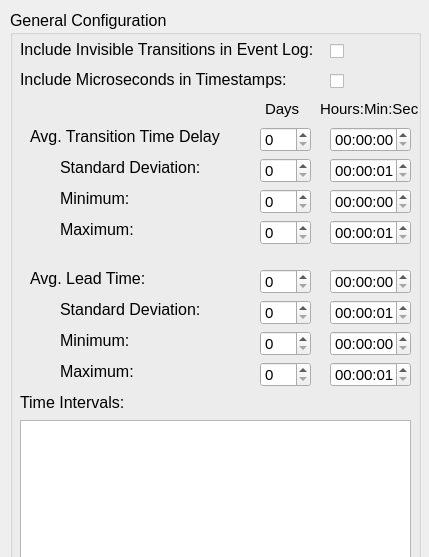
    <widget class="QWidget" name="scrollAreaWidgetContents">
     <property name="geometry">
      <rect>
       <x>0</x>
       <y>0</y>
       <width>429</width>
       <height>557</height>
      </rect>
     </property>
     <widget class="QGroupBox" name="general_config_2">
      <property name="geometry">
       <rect>
        <x>10</x>
        <y>10</y>
        <width>411</width>
        <height>651</height>
       </rect>
      </property>
      <property name="font">
       <font>
        <pointsize>12</pointsize>
       </font>
      </property>
      <property name="autoFillBackground">
       <bool>false</bool>
      </property>
      <property name="title">
       <string>General Configuration</string>
      </property>
      <property name="flat">
       <bool>false</bool>
      </property>
      <property name="checkable">
       <bool>false</bool>
      </property>
      <widget class="QWidget" name="avg_trans_delay" native="true">
       <property name="geometry">
        <rect>
         <x>20</x>
         <y>117</y>
         <width>391</width>
         <height>25</height>
        </rect>
       </property>
       <property name="toolTip">
        <string>&lt;html&gt;&lt;head/&gt;&lt;body&gt;&lt;p&gt;These settings influence the amount of time that passes before a transition is fired after the previous transition finished. These general settings are used for all transitions for which no individual settings are provided.&lt;/p&gt;&lt;/body&gt;&lt;/html&gt;</string>
       </property>
       <widget class="QLabel" name="output_dir_label_16">
        <property name="geometry">
         <rect>
          <x>0</x>
          <y>0</y>
          <width>191</width>
          <height>21</height>
         </rect>
        </property>
        <property name="font">
         <font>
          <pointsize>12</pointsize>
         </font>
        </property>
        <property name="text">
         <string>Avg. Transition Time Delay:</string>
        </property>
        <property name="alignment">
         <set>Qt::AlignLeading|Qt::AlignLeft|Qt::AlignTop</set>
        </property>
       </widget>
       <widget class="QTimeEdit" name="avg_trans_delay_time_input">
        <property name="geometry">
         <rect>
          <x>300</x>
          <y>0</y>
          <width>81</width>
          <height>25</height>
         </rect>
        </property>
        <property name="font">
         <font>
          <pointsize>11</pointsize>
         </font>
        </property>
        <property name="minimumTime">
         <time>
          <hour>0</hour>
          <minute>0</minute>
          <second>0</second>
         </time>
        </property>
        <property name="displayFormat">
         <string>HH:mm:ss</string>
        </property>
        <property name="time">
         <time>
          <hour>0</hour>
          <minute>0</minute>
          <second>0</second>
         </time>
        </property>
       </widget>
       <widget class="QSpinBox" name="avg_trans_delay_days_input">
        <property name="geometry">
         <rect>
          <x>230</x>
          <y>0</y>
          <width>51</width>
          <height>25</height>
         </rect>
        </property>
        <property name="font">
         <font>
          <pointsize>11</pointsize>
         </font>
        </property>
        <property name="minimum">
         <number>0</number>
        </property>
        <property name="maximum">
         <number>10000</number>
        </property>
        <property name="value">
         <number>0</number>
        </property>
       </widget>
      </widget>
      <widget class="QWidget" name="time_delay_sd" native="true">
       <property name="geometry">
        <rect>
         <x>20</x>
         <y>148</y>
         <width>391</width>
         <height>25</height>
        </rect>
       </property>
       <property name="toolTip">
        <string>&lt;html&gt;&lt;head/&gt;&lt;body&gt;&lt;p&gt;These settings influence the amount of time that passes before a transition is fired after the previous transition finished. These general settings are used for all transitions for which no individual settings are provided.&lt;/p&gt;&lt;/body&gt;&lt;/html&gt;</string>
       </property>
       <widget class="QLabel" name="output_dir_label_18">
        <property name="geometry">
         <rect>
          <x>30</x>
          <y>0</y>
          <width>181</width>
          <height>21</height>
         </rect>
        </property>
        <property name="font">
         <font>
          <pointsize>12</pointsize>
         </font>
        </property>
        <property name="text">
         <string>Standard Deviation:</string>
        </property>
        <property name="alignment">
         <set>Qt::AlignLeading|Qt::AlignLeft|Qt::AlignTop</set>
        </property>
       </widget>
       <widget class="QSpinBox" name="time_delay_sd_days_input">
        <property name="geometry">
         <rect>
          <x>230</x>
          <y>0</y>
          <width>51</width>
          <height>25</height>
         </rect>
        </property>
        <property name="font">
         <font>
          <pointsize>11</pointsize>
         </font>
        </property>
        <property name="minimum">
         <number>0</number>
        </property>
        <property name="maximum">
         <number>10000</number>
        </property>
        <property name="value">
         <number>0</number>
        </property>
       </widget>
       <widget class="QTimeEdit" name="time_delay_sd_time_input">
        <property name="geometry">
         <rect>
          <x>300</x>
          <y>0</y>
          <width>81</width>
          <height>25</height>
         </rect>
        </property>
        <property name="font">
         <font>
          <pointsize>11</pointsize>
         </font>
        </property>
        <property name="minimumTime">
         <time>
          <hour>0</hour>
          <minute>0</minute>
          <second>1</second>
         </time>
        </property>
        <property name="displayFormat">
         <string>HH:mm:ss</string>
        </property>
        <property name="time">
         <time>
          <hour>0</hour>
          <minute>0</minute>
          <second>1</second>
         </time>
        </property>
       </widget>
      </widget>
      <widget class="QWidget" name="delay_time_delay_minimum" native="true">
       <property name="geometry">
        <rect>
         <x>20</x>
         <y>179</y>
         <width>391</width>
         <height>25</height>
        </rect>
       </property>
       <property name="toolTip">
        <string>&lt;html&gt;&lt;head/&gt;&lt;body&gt;&lt;p&gt;These settings influence the amount of time that passes before a transition is fired after the previous transition finished. These general settings are used for all transitions for which no individual settings are provided.&lt;/p&gt;&lt;/body&gt;&lt;/html&gt;</string>
       </property>
       <widget class="QLabel" name="output_dir_label_20">
        <property name="geometry">
         <rect>
          <x>30</x>
          <y>0</y>
          <width>191</width>
          <height>21</height>
         </rect>
        </property>
        <property name="font">
         <font>
          <pointsize>12</pointsize>
         </font>
        </property>
        <property name="text">
         <string>Minimum:</string>
        </property>
        <property name="alignment">
         <set>Qt::AlignLeading|Qt::AlignLeft|Qt::AlignTop</set>
        </property>
       </widget>
       <widget class="QSpinBox" name="time_delay_minimum_days_input">
        <property name="geometry">
         <rect>
          <x>230</x>
          <y>0</y>
          <width>51</width>
          <height>25</height>
         </rect>
        </property>
        <property name="font">
         <font>
          <pointsize>11</pointsize>
         </font>
        </property>
        <property name="minimum">
         <number>0</number>
        </property>
        <property name="maximum">
         <number>10000</number>
        </property>
        <property name="value">
         <number>0</number>
        </property>
       </widget>
       <widget class="QTimeEdit" name="time_delay_minimum_time_input">
        <property name="geometry">
         <rect>
          <x>300</x>
          <y>0</y>
          <width>81</width>
          <height>25</height>
         </rect>
        </property>
        <property name="font">
         <font>
          <pointsize>11</pointsize>
         </font>
        </property>
        <property name="displayFormat">
         <string>HH:mm:ss</string>
        </property>
       </widget>
      </widget>
      <widget class="QWidget" name="delay_time_delay_maximum" native="true">
       <property name="geometry">
        <rect>
         <x>20</x>
         <y>210</y>
         <width>391</width>
         <height>25</height>
        </rect>
       </property>
       <property name="toolTip">
        <string>&lt;html&gt;&lt;head/&gt;&lt;body&gt;&lt;p&gt;These settings influence the amount of time that passes before a transition is fired after the previous transition finished. These general settings are used for all transitions for which no individual settings are provided.&lt;/p&gt;&lt;/body&gt;&lt;/html&gt;</string>
       </property>
       <widget class="QLabel" name="output_dir_label_19">
        <property name="geometry">
         <rect>
          <x>30</x>
          <y>0</y>
          <width>141</width>
          <height>21</height>
         </rect>
        </property>
        <property name="font">
         <font>
          <pointsize>12</pointsize>
         </font>
        </property>
        <property name="text">
         <string>Maximum:</string>
        </property>
        <property name="alignment">
         <set>Qt::AlignLeading|Qt::AlignLeft|Qt::AlignTop</set>
        </property>
       </widget>
       <widget class="QTimeEdit" name="time_delay_maximum_time_input">
        <property name="geometry">
         <rect>
          <x>300</x>
          <y>0</y>
          <width>81</width>
          <height>25</height>
         </rect>
        </property>
        <property name="font">
         <font>
          <pointsize>11</pointsize>
         </font>
        </property>
        <property name="minimumTime">
         <time>
          <hour>0</hour>
          <minute>0</minute>
          <second>1</second>
         </time>
        </property>
        <property name="displayFormat">
         <string>HH:mm:ss</string>
        </property>
        <property name="time">
         <time>
          <hour>0</hour>
          <minute>0</minute>
          <second>1</second>
         </time>
        </property>
       </widget>
       <widget class="QSpinBox" name="time_delay_maximum_days_input">
        <property name="geometry">
         <rect>
          <x>230</x>
          <y>0</y>
          <width>51</width>
          <height>25</height>
         </rect>
        </property>
        <property name="font">
         <font>
          <pointsize>11</pointsize>
         </font>
        </property>
        <property name="minimum">
         <number>0</number>
        </property>
        <property name="maximum">
         <number>10000</number>
        </property>
        <property name="value">
         <number>0</number>
        </property>
       </widget>
      </widget>
      <widget class="QLabel" name="hours_min_sec">
       <property name="geometry">
        <rect>
         <x>310</x>
         <y>90</y>
         <width>101</width>
         <height>23</height>
        </rect>
       </property>
       <property name="font">
        <font>
         <pointsize>11</pointsize>
        </font>
       </property>
       <property name="text">
        <string>Hours:Min:Sec</string>
       </property>
       <property name="alignment">
        <set>Qt::AlignLeading|Qt::AlignLeft|Qt::AlignTop</set>
       </property>
      </widget>
      <widget class="QLabel" name="days">
       <property name="geometry">
        <rect>
         <x>255</x>
         <y>90</y>
         <width>41</width>
         <height>23</height>
        </rect>
       </property>
       <property name="font">
        <font>
         <pointsize>11</pointsize>
        </font>
       </property>
       <property name="text">
        <string>Days</string>
       </property>
       <property name="alignment">
        <set>Qt::AlignLeading|Qt::AlignLeft|Qt::AlignTop</set>
       </property>
      </widget>
      <widget class="QWidget" name="lead_time_delay_maximum" native="true">
       <property name="geometry">
        <rect>
         <x>20</x>
         <y>352</y>
         <width>391</width>
         <height>25</height>
        </rect>
       </property>
       <property name="toolTip">
        <string>&lt;html&gt;&lt;head/&gt;&lt;body&gt;&lt;p&gt;These settings influence the amount of time that is needed for the completion of a transition. These general settings are used for all transitions for which no individual settings are provided.&lt;/p&gt;&lt;/body&gt;&lt;/html&gt;</string>
       </property>
       <widget class="QLabel" name="output_dir_label_28">
        <property name="geometry">
         <rect>
          <x>30</x>
          <y>0</y>
          <width>171</width>
          <height>21</height>
         </rect>
        </property>
        <property name="font">
         <font>
          <pointsize>12</pointsize>
         </font>
        </property>
        <property name="text">
         <string>Maximum:</string>
        </property>
        <property name="alignment">
         <set>Qt::AlignLeading|Qt::AlignLeft|Qt::AlignTop</set>
        </property>
       </widget>
       <widget class="QTimeEdit" name="time_lead_maximum_time_input">
        <property name="geometry">
         <rect>
          <x>300</x>
          <y>0</y>
          <width>81</width>
          <height>25</height>
         </rect>
        </property>
        <property name="font">
         <font>
          <pointsize>11</pointsize>
         </font>
        </property>
        <property name="minimumTime">
         <time>
          <hour>0</hour>
          <minute>0</minute>
          <second>1</second>
         </time>
        </property>
        <property name="displayFormat">
         <string>HH:mm:ss</string>
        </property>
        <property name="time">
         <time>
          <hour>0</hour>
          <minute>0</minute>
          <second>1</second>
         </time>
        </property>
       </widget>
       <widget class="QSpinBox" name="time_lead_maximum_days_input">
        <property name="geometry">
         <rect>
          <x>230</x>
          <y>0</y>
          <width>51</width>
          <height>25</height>
         </rect>
        </property>
        <property name="font">
         <font>
          <pointsize>11</pointsize>
         </font>
        </property>
        <property name="minimum">
         <number>0</number>
        </property>
        <property name="maximum">
         <number>10000</number>
        </property>
        <property name="value">
         <number>0</number>
        </property>
       </widget>
      </widget>
      <widget class="QWidget" name="lead_time_delay_minimum" native="true">
       <property name="geometry">
        <rect>
         <x>20</x>
         <y>321</y>
         <width>391</width>
         <height>25</height>
        </rect>
       </property>
       <property name="toolTip">
        <string>&lt;html&gt;&lt;head/&gt;&lt;body&gt;&lt;p&gt;These settings influence the amount of time that is needed for the completion of a transition. These general settings are used for all transitions for which no individual settings are provided.&lt;/p&gt;&lt;/body&gt;&lt;/html&gt;</string>
       </property>
       <widget class="QLabel" name="output_dir_label_29">
        <property name="geometry">
         <rect>
          <x>30</x>
          <y>0</y>
          <width>161</width>
          <height>21</height>
         </rect>
        </property>
        <property name="font">
         <font>
          <pointsize>12</pointsize>
         </font>
        </property>
        <property name="text">
         <string>Minimum:</string>
        </property>
        <property name="alignment">
         <set>Qt::AlignLeading|Qt::AlignLeft|Qt::AlignTop</set>
        </property>
       </widget>
       <widget class="QSpinBox" name="time_lead_minimum_days_input">
        <property name="geometry">
         <rect>
          <x>230</x>
          <y>0</y>
          <width>51</width>
          <height>25</height>
         </rect>
        </property>
        <property name="font">
         <font>
          <pointsize>11</pointsize>
         </font>
        </property>
        <property name="minimum">
         <number>0</number>
        </property>
        <property name="maximum">
         <number>10000</number>
        </property>
        <property name="value">
         <number>0</number>
        </property>
       </widget>
       <widget class="QTimeEdit" name="time_lead_minimum_time_input">
        <property name="geometry">
         <rect>
          <x>300</x>
          <y>0</y>
          <width>81</width>
          <height>25</height>
         </rect>
        </property>
        <property name="font">
         <font>
          <pointsize>11</pointsize>
         </font>
        </property>
        <property name="displayFormat">
         <string>HH:mm:ss</string>
        </property>
       </widget>
      </widget>
      <widget class="QWidget" name="avg_trans_delay_3" native="true">
       <property name="geometry">
        <rect>
         <x>20</x>
         <y>259</y>
         <width>391</width>
         <height>25</height>
        </rect>
       </property>
       <property name="toolTip">
        <string>&lt;html&gt;&lt;head/&gt;&lt;body&gt;&lt;p&gt;These settings influence the amount of time that is needed for the completion of a transition. These general settings are used for all transitions for which no individual settings are provided.&lt;/p&gt;&lt;/body&gt;&lt;/html&gt;</string>
       </property>
       <widget class="QLabel" name="output_dir_label_30">
        <property name="geometry">
         <rect>
          <x>0</x>
          <y>0</y>
          <width>191</width>
          <height>21</height>
         </rect>
        </property>
        <property name="font">
         <font>
          <pointsize>12</pointsize>
         </font>
        </property>
        <property name="text">
         <string>Avg. Lead Time:</string>
        </property>
        <property name="alignment">
         <set>Qt::AlignLeading|Qt::AlignLeft|Qt::AlignTop</set>
        </property>
       </widget>
       <widget class="QTimeEdit" name="avg_trans_lead_time_input">
        <property name="geometry">
         <rect>
          <x>300</x>
          <y>0</y>
          <width>81</width>
          <height>25</height>
         </rect>
        </property>
        <property name="font">
         <font>
          <pointsize>11</pointsize>
         </font>
        </property>
        <property name="minimumTime">
         <time>
          <hour>0</hour>
          <minute>0</minute>
          <second>0</second>
         </time>
        </property>
        <property name="displayFormat">
         <string>HH:mm:ss</string>
        </property>
        <property name="time">
         <time>
          <hour>0</hour>
          <minute>0</minute>
          <second>0</second>
         </time>
        </property>
       </widget>
       <widget class="QSpinBox" name="avg_trans_lead_days_input">
        <property name="geometry">
         <rect>
          <x>230</x>
          <y>0</y>
          <width>51</width>
          <height>25</height>
         </rect>
        </property>
        <property name="font">
         <font>
          <pointsize>11</pointsize>
         </font>
        </property>
        <property name="minimum">
         <number>0</number>
        </property>
        <property name="maximum">
         <number>10000</number>
        </property>
        <property name="value">
         <number>0</number>
        </property>
       </widget>
      </widget>
      <widget class="QWidget" name="lead_time_sd" native="true">
       <property name="geometry">
        <rect>
         <x>20</x>
         <y>290</y>
         <width>391</width>
         <height>25</height>
        </rect>
       </property>
       <property name="toolTip">
        <string>&lt;html&gt;&lt;head/&gt;&lt;body&gt;&lt;p&gt;These settings influence the amount of time that is needed for the completion of a transition. These general settings are used for all transitions for which no individual settings are provided.&lt;/p&gt;&lt;/body&gt;&lt;/html&gt;</string>
       </property>
       <widget class="QLabel" name="output_dir_label_27">
        <property name="geometry">
         <rect>
          <x>30</x>
          <y>0</y>
          <width>181</width>
          <height>21</height>
         </rect>
        </property>
        <property name="font">
         <font>
          <pointsize>12</pointsize>
         </font>
        </property>
        <property name="text">
         <string>Standard Deviation:</string>
        </property>
        <property name="alignment">
         <set>Qt::AlignLeading|Qt::AlignLeft|Qt::AlignTop</set>
        </property>
       </widget>
       <widget class="QSpinBox" name="time_lead_sd_days_input">
        <property name="geometry">
         <rect>
          <x>230</x>
          <y>0</y>
          <width>51</width>
          <height>25</height>
         </rect>
        </property>
        <property name="font">
         <font>
          <pointsize>11</pointsize>
         </font>
        </property>
        <property name="minimum">
         <number>0</number>
        </property>
        <property name="maximum">
         <number>10000</number>
        </property>
        <property name="value">
         <number>0</number>
        </property>
       </widget>
       <widget class="QTimeEdit" name="time_lead_sd_time_input">
        <property name="geometry">
         <rect>
          <x>300</x>
          <y>0</y>
          <width>81</width>
          <height>25</height>
         </rect>
        </property>
        <property name="font">
         <font>
          <pointsize>11</pointsize>
         </font>
        </property>
        <property name="minimumTime">
         <time>
          <hour>0</hour>
          <minute>0</minute>
          <second>1</second>
         </time>
        </property>
        <property name="displayFormat">
         <string>HH:mm:ss</string>
        </property>
        <property name="time">
         <time>
          <hour>0</hour>
          <minute>0</minute>
          <second>1</second>
         </time>
        </property>
       </widget>
      </widget>
      <widget class="QWidget" name="include_invisible_transitions" native="true">
       <property name="geometry">
        <rect>
         <x>10</x>
         <y>30</y>
         <width>391</width>
         <height>22</height>
        </rect>
       </property>
       <property name="toolTip">
        <string>&lt;html&gt;&lt;head/&gt;&lt;body&gt;&lt;p&gt;If this setting is checked the event logs will contain events corresponding to the firing of invisible transitions.&lt;/p&gt;&lt;/body&gt;&lt;/html&gt;</string>
       </property>
       <widget class="QLabel" name="output_dir_label_26">
        <property name="geometry">
         <rect>
          <x>0</x>
          <y>0</y>
          <width>301</width>
          <height>21</height>
         </rect>
        </property>
        <property name="font">
         <font>
          <pointsize>12</pointsize>
         </font>
        </property>
        <property name="text">
         <string>Include Invisible Transitions in Event Log:</string>
        </property>
        <property name="alignment">
         <set>Qt::AlignLeading|Qt::AlignLeft|Qt::AlignTop</set>
        </property>
       </widget>
       <widget class="QCheckBox" name="include_invisible_transitions_input">
        <property name="geometry">
         <rect>
          <x>310</x>
          <y>0</y>
          <width>31</width>
          <height>23</height>
         </rect>
        </property>
        <property name="text">
         <string/>
        </property>
        <property name="checked">
         <bool>false</bool>
        </property>
       </widget>
      </widget>
      <widget class="QWidget" name="include_microseconds" native="true">
       <property name="geometry">
        <rect>
         <x>10</x>
         <y>60</y>
         <width>391</width>
         <height>22</height>
        </rect>
       </property>
       <property name="toolTip">
        <string>&lt;html&gt;&lt;head/&gt;&lt;body&gt;&lt;p&gt;If this setting is checked the timestamp of events will include microsecond precision.&lt;/p&gt;&lt;/body&gt;&lt;/html&gt;</string>
       </property>
       <widget class="QLabel" name="output_dir_label_33">
        <property name="geometry">
         <rect>
          <x>0</x>
          <y>0</y>
          <width>301</width>
          <height>21</height>
         </rect>
        </property>
        <property name="font">
         <font>
          <pointsize>12</pointsize>
         </font>
        </property>
        <property name="text">
         <string>Include Microseconds in Timestamps:</string>
        </property>
        <property name="alignment">
         <set>Qt::AlignLeading|Qt::AlignLeft|Qt::AlignTop</set>
        </property>
       </widget>
       <widget class="QCheckBox" name="timestamp_millieseconds_input">
        <property name="geometry">
         <rect>
          <x>310</x>
          <y>0</y>
          <width>31</width>
          <height>23</height>
         </rect>
        </property>
        <property name="text">
         <string/>
        </property>
        <property name="checked">
         <bool>false</bool>
        </property>
       </widget>
      </widget>
      <widget class="QCheckBox" name="variance_input">
       <property name="geometry">
        <rect>
         <x>240</x>
         <y>570</y>
         <width>161</width>
         <height>23</height>
        </rect>
       </property>
       <property name="toolTip">
        <string>&lt;html&gt;&lt;head/&gt;&lt;body&gt;&lt;p&gt;This input allows you to add variance to the timestamp of an activity if the activity is at the beginning of a time interval. If this setting is not usesd all timestamps that are originally outside of the time intervals will be at the beginning of the next valid interval. &lt;/p&gt;&lt;/body&gt;&lt;/html&gt;</string>
       </property>
       <property name="text">
        <string/>
       </property>
      </widget>
      <widget class="QPlainTextEdit" name="time_intervals_input">
       <property name="geometry">
        <rect>
         <x>10</x>
         <y>410</y>
         <width>391</width>
         <height>141</height>
        </rect>
       </property>
       <property name="toolTip">
        <string>&lt;html&gt;&lt;head/&gt;&lt;body&gt;&lt;p&gt;This input allows you to restrict when the activity can be performed. Therefore, a list of time intervals can be provided. If not Intervals are provided, no restrictions aply. The following syntax has to be used:&lt;/p&gt;&lt;p align=&quot;center&quot;&gt;Mon,Tue,Wed,Thu,Fri,Sat,Sun | 07:00:00-12:00:00;&lt;/p&gt;&lt;p align=&quot;center&quot;&gt;Mon,Tue,Wed,Thu,Fri | 14:00:00-18:00:00;&lt;/p&gt;&lt;p align=&quot;center&quot;&gt;.....&lt;/p&gt;&lt;/body&gt;&lt;/html&gt;</string>
       </property>
      </widget>
      <widget class="QLabel" name="initial_value_label_7">
       <property name="geometry">
        <rect>
         <x>10</x>
         <y>570</y>
         <width>221</width>
         <height>21</height>
        </rect>
       </property>
       <property name="font">
        <font>
         <pointsize>12</pointsize>
        </font>
       </property>
       <property name="toolTip">
        <string>&lt;html&gt;&lt;head/&gt;&lt;body&gt;&lt;p&gt;This input allows you to add variance to the timestamp of an activity if the activity is at the beginning of a time interval. If this setting is not usesd all timestamps that are originally outside of the time intervals will be at the beginning of the next valid interval. &lt;/p&gt;&lt;/body&gt;&lt;/html&gt;</string>
       </property>
       <property name="text">
        <string>Add Time Interval Variance:</string>
       </property>
       <property name="alignment">
        <set>Qt::AlignLeading|Qt::AlignLeft|Qt::AlignTop</set>
       </property>
      </widget>
      <widget class="QLabel" name="initial_value_label_8">
       <property name="geometry">
        <rect>
         <x>10</x>
         <y>600</y>
         <width>221</width>
         <height>21</height>
        </rect>
       </property>
       <property name="font">
        <font>
         <pointsize>12</pointsize>
        </font>
       </property>
       <property name="toolTip">
        <string>&lt;html&gt;&lt;head/&gt;&lt;body&gt;&lt;p&gt;This input allows you set the maximum variance.&lt;/p&gt;&lt;/body&gt;&lt;/html&gt;</string>
       </property>
       <property name="text">
        <string>Maximum Variance (Minutes):</string>
       </property>
       <property name="alignment">
        <set>Qt::AlignLeading|Qt::AlignLeft|Qt::AlignTop</set>
       </property>
      </widget>
      <widget class="QSpinBox" name="max_variance_input">
       <property name="geometry">
        <rect>
         <x>240</x>
         <y>600</y>
         <width>161</width>
         <height>25</height>
        </rect>
       </property>
       <property name="toolTip">
        <string>&lt;html&gt;&lt;head/&gt;&lt;body&gt;&lt;p&gt;This input allows you set the maximum variance.&lt;/p&gt;&lt;/body&gt;&lt;/html&gt;</string>
       </property>
       <property name="maximum">
        <number>10000</number>
       </property>
      </widget>
      <widget class="QLabel" name="output_dir_label_39">
       <property name="geometry">
        <rect>
         <x>10</x>
         <y>383</y>
         <width>381</width>
         <height>21</height>
        </rect>
       </property>
       <property name="font">
        <font>
         <pointsize>12</pointsize>
        </font>
       </property>
       <property name="toolTip">
        <string>&lt;html&gt;&lt;head/&gt;&lt;body&gt;&lt;p&gt;This input allows you to restrict when the activity can be performed. Therefore, a list of time intervals can be provided. If not Intervals are provided, no restrictions aply. The following syntax has to be used:&lt;/p&gt;&lt;p align=&quot;center&quot;&gt;Mon,Tue,Wed,Thu,Fri,Sat,Sun | 07:00:00-12:00:00;&lt;/p&gt;&lt;p align=&quot;center&quot;&gt;Mon,Tue,Wed,Thu,Fri | 14:00:00-18:00:00;&lt;/p&gt;&lt;p align=&quot;center&quot;&gt;.....&lt;/p&gt;&lt;/body&gt;&lt;/html&gt;</string>
       </property>
       <property name="text">
        <string>Time Intervals:</string>
       </property>
       <property name="alignment">
        <set>Qt::AlignLeading|Qt::AlignLeft|Qt::AlignTop</set>
       </property>
      </widget>
     </widget>
    </widget>
